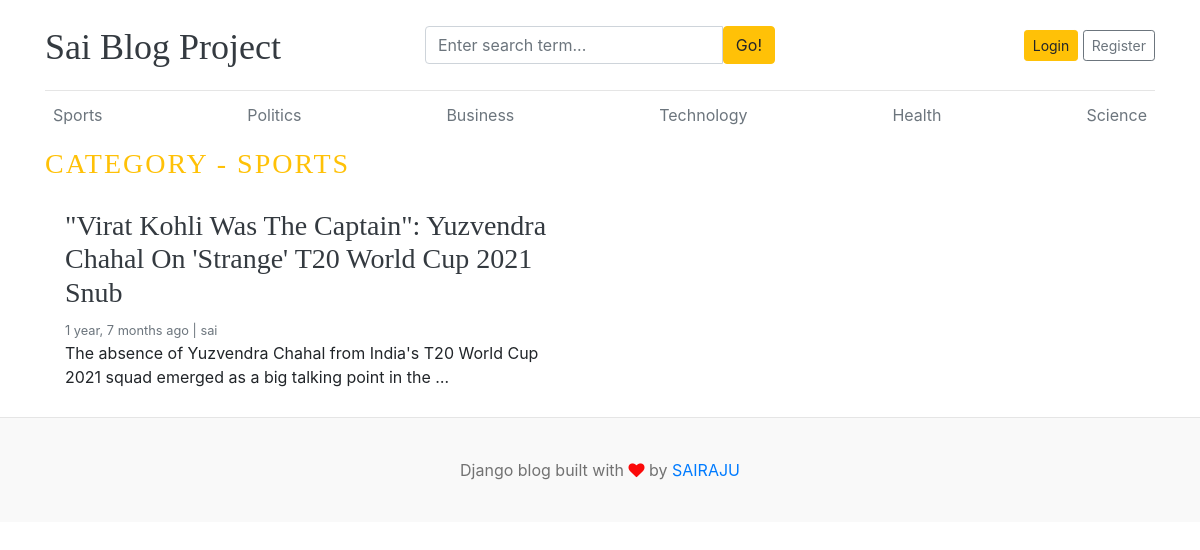
Page /category/1/ on the committed database.
### blogs/models.py (models this page shows, shortened)
class Category(models.Model):
    category_name = models.CharField(max_length=50, unique=True)
    created_at = models.DateTimeField(auto_now_add=True)
    updated_at = models.DateTimeField(auto_now=True)
    class Meta:
        verbose_name_plural = 'categories'
    def __str__(self):
        return self.category_name

class Blog(models.Model):
    title = models.CharField(max_length=100)
    slug = models.SlugField(max_length=150, unique=True, blank=True)
    category = models.ForeignKey(Category, on_delete=models.CASCADE)
    author = models.ForeignKey(User, on_delete=models.CASCADE)
    featured_image = models.ImageField(upload_to='uploads/%Y/%m/%d')
    short_description = models.TextField(max_length=500)
    blog_body = models.TextField(max_length=2000)
    status = models.CharField(max_length=20, choices=STATUS_CHOICES, default="Draft")
    is_featured = models.BooleanField(default=False)
    created_at = models.DateTimeField(auto_now_add=True)
    updated_at = models.DateTimeField(auto_now=True)

### blogs/views.py (the view)
# urls.py: path('<int:category_id>/', views.posts_by_category, name='post_by_category')
def posts_by_category(request, category_id):
    posts = Blog.objects.filter(status='Published', category=category_id)
    try:
        category = Category.objects.get(pk=category_id)
    except:
        return redirect('home')
    context = {
        'posts' : posts,
        'category' : category,
    }
    return render(request, 'posts_by_category.html', context)

### blogs/context_processors.py (called while the page is built)
def get_categories(request):
    categories = Category.objects.all()
    return dict(categories=categories)

def get_social_links(request):
    social_links = SocialLink.objects.all()
    return dict(social_links=social_links)

### templates/posts_by_category.html
{% extends 'base.html' %}
{% block  content%}
<h3 class="text-uppercase text-warning" style="letter-spacing: 2px;">Category - {{ category }}</h3>
  <div class="row mb-2">
    {% if posts %}
    {% for post in posts  %}
    <div class="col-md-6">
      <div class="card border-0" >
        <div class="card-body">
          <h3><a href="" class="text-dark">{{ post.title }}</a></h3>
          <small class="mb-1 text-muted">{{ post.created_at | timesince }} ago | {{ post.author }}</small>
          <p class="card-text">{{ post.short_description | truncatewords:20}}</p>
        </div>
      </div>
    </div>
    {% endfor %}
    {% else %}
    <p>No posts found</p>
    {% endif %}
   </div>
</div>
{%  endblock %}

### templates/base.html (shortened to what this page needs)
{% load static %}
<!DOCTYPE html>
<html lang="en">
<head>
    <link href="https://getbootstrap.com/docs/4.0/dist/css/bootstrap.min.css" rel="stylesheet">
    <link href="{% static 'css/blog.css' %}" rel="stylesheet">
    <link rel="stylesheet" href="https://cdnjs.cloudflare.com/ajax/libs/font-awesome/4.7.0/css/font-awesome.min.css">
  </head>
<body>
    <div class="container">
      <header class="blog-header py-3">
        <div class="row flex-nowrap justify-content-between align-items-center">
          <div class="col-4 pt-1">
            <a class="blog-header-logo text-dark" href="/">Sai Blog Project</a>
          </div>
          <div class="col-4">
            <form action="{% url 'search' %}" method="GET">
              <div class="input-group">
                <input class="form-control" type="text" name="keyword" value="{{ keyword }}" placeholder="Enter search term..." aria-label="Enter search term..." aria-describedby="button-search" />
                <button type="submit" class="btn btn-warning" id="button-search" type="button">Go!</button>
            </div>
            </form>
          </div>
          <div class="col-4 d-flex justify-content-end align-items-center">
            {% if not user.is_authenticated %}
            <a class="btn btn-sm btn-warning" href="{% url 'login' %}">Login</a> &nbsp;
            <a class="btn btn-sm btn-outline-secondary" href="{% url 'register' %}">Register</a>
            {% else %}
            <span><a href="{% url 'dashboard' %}">Dashboard</a></span>
            &emsp;
            <span><a href="{% url 'logout' %}">LogOut</a></span>
            {% endif %}
          </div>
        </div>
      </header>
      <div class="nav-scroller py-1 mb-2">
        <nav class="nav d-flex justify-content-between">
          {% for cat in categories %}
          <a class="p-2 text-muted" href="{% url 'post_by_category' cat.id %}">{{ cat.category_name }}</a>
          {% endfor %}
        </nav>
      </div>
{% block content %}
{% endblock %}
<footer class="blog-footer">
    <p>Django blog built with <i class="fa fa-heart" style="color: #f50505; color: #fb0909;"></i> by <a href="#">SAIRAJU</a></p>
  </footer>
  </body>
  </html>

### blog_main/static/css/blog.css (style rules this page uses)
.blog-header { border-bottom: 1px solid #e5e5e5; }
.blog-header-logo { font-family: "Playfair Display", Georgia, "Times New Roman", serif; font-size: 2.25rem; }
h1, h2, h3, h4, h5, h6 { font-family: "Playfair Display", Georgia, "Times New Roman", serif; }
.blog-footer { padding: 2.5rem 0; color: #727272; text-align: center; background-color: #f9f9f9; border-top: .05rem solid #e5e5e5; }
.blog-footer p:last-child { margin-bottom: 0; }

### rows in the picture
Category: category_name "Sports", category_name "SPORTS"
Category: category_name "Politics"
Category: category_name "Business"
Category: category_name "Technology"
Category: category_name "Health"
Category: category_name "Science"
Blog: title "\"Virat Kohli Was The Captain\": Yuzvendra Chahal On 'Strange' T20 World Cup 2021 Snub", created_at "1 year, 7 months", author "sai", short_description "The absence of Yuzvendra Chahal from India's T20 World Cup 2021 squad emerged as a big talking point in the …"
